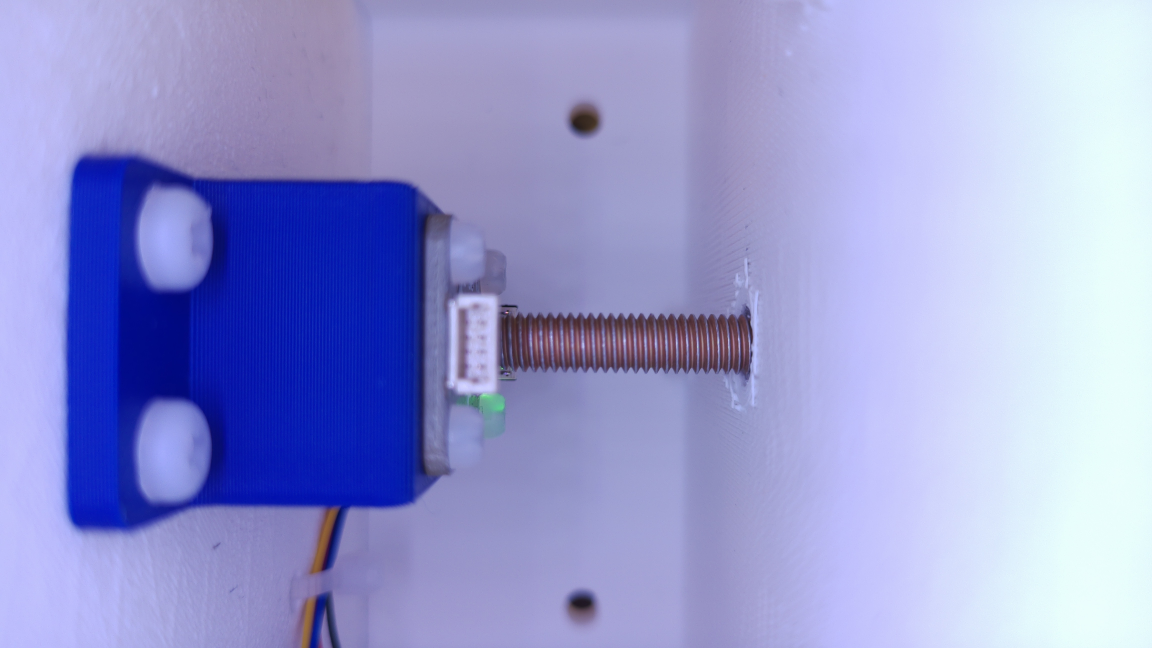
#> input picture Photos/bolt_shaft ideal.jpg, 4608 x 2592 px (shown at 1/4 size)
$ python thread_count.py
#> lines starting #> are read from the running program, lines starting #| are printed output that depends on the picture; after the words box and inside, x2 and y2 are one past the last pixel; in counts of white or black regions, pixels touching at a corner belong together
from imutils import contours
import cv2 as cv

img = cv.imread('Photos/bolt_shaft ideal.jpg')
#> img is the input picture: shape (2592, 4608, 3); mean B, G, R 210.6, 154, 150

if img is None:
    print("Image failed to load")
    exit()

lowerThresh = 50 # ideal(50), oxide(10)
upperThresh = 50 #

# Wide box to find the bolt
x1 = 2200
x2 = 2850
y1 = 1000
y2 = 1800

# preview = img.copy()
# cv.rectangle(preview, (x1,y1),(x2,y2), (0,255,0), 5) #(x1,y1),(x2,y2) measured from the top left
# cv.imshow("Wide scan for bolt", preview)

img_gray=cv.cvtColor(img, cv.COLOR_BGR2GRAY)
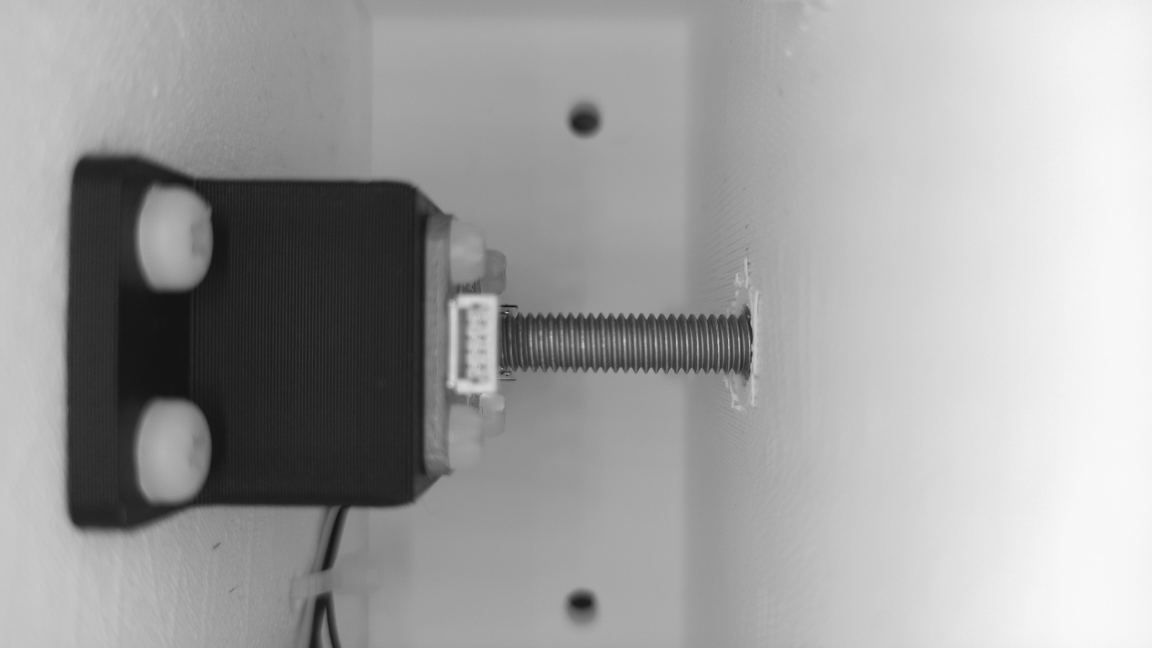
#> img_gray: shape (2592, 4608) (shown at 1/4 size); min 16, max 251, mean 159.2
# img_gray = cv.GaussianBlur(img_gray, (101, 101), 0) # kernal needs to be an odd number

canny = img_gray.copy()*0
#> canny: shape (2592, 4608); every value is 0
canny[y1:y2, x1:x2] = cv.Canny(img_gray.copy()[y1:y2, x1:x2], lowerThresh, upperThresh)
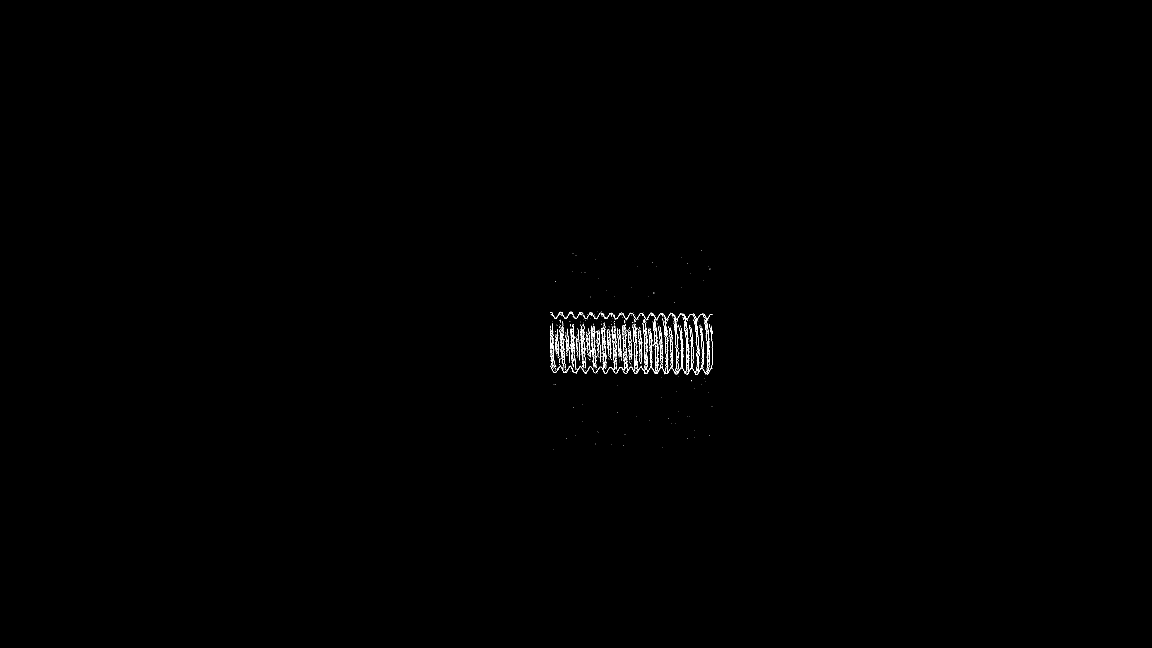
#> canny: shape (2592, 4608) (shown at 1/4 size); 0.16% white in thin lines or dots, all inside (x1, y1, x2, y2) = (2200, 1000, 2850, 1798)
canny = cv.dilate(canny, None, iterations=10) # ideal(5), oxide(3)
#> canny: shape (2592, 4608); 1.7% white; 53 white regions, largest, box (x1, y1, x2, y2) and area: (2190, 1236, 2860, 1548) 174069, (2585, 1160, 2627, 1198) 958, (2600, 1038, 2638, 1076) 898
canny = cv.erode(canny, None, iterations=4)
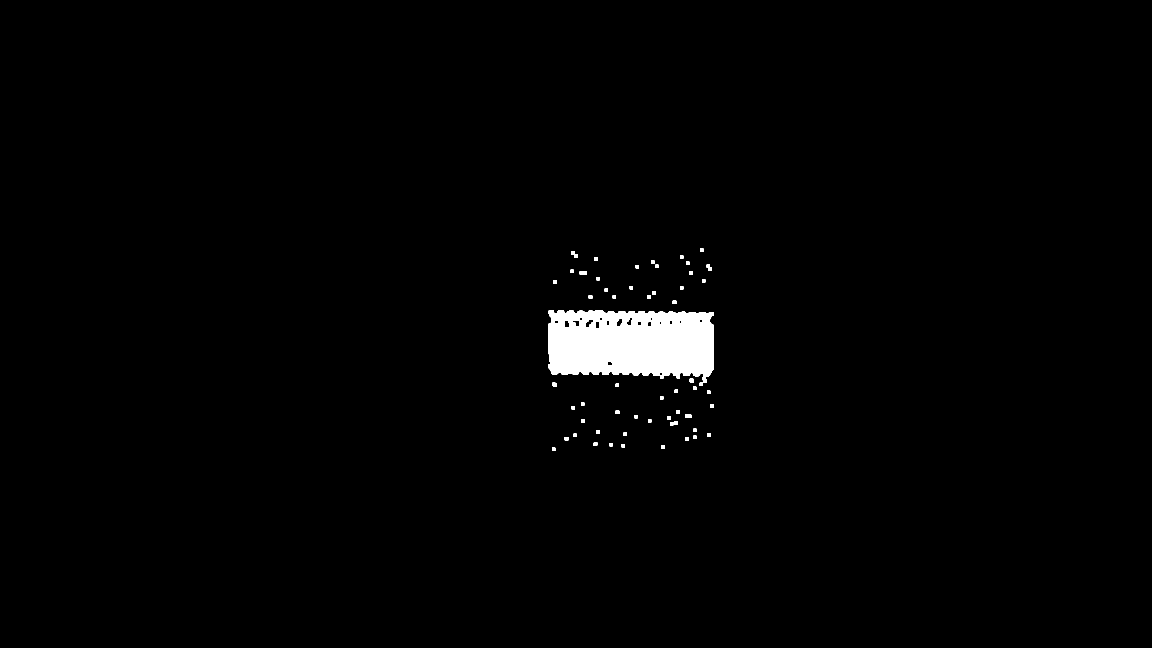
#> canny: shape (2592, 4608) (shown at 1/4 size); 1.4% white; 56 white regions

print(f'\n There are {len(canny)} canny edges')
#|  There are 2592 canny edges
cv.imshow('entire image canny', canny)

contours, hierarchies = cv.findContours(canny, cv.RETR_LIST, cv.CHAIN_APPROX_NONE)
#> contours = 74 contours; largest, box (x1, y1, x2, y2) and area: (2194, 1240, 2856, 1531) 163088, (2464, 1275, 2491, 1308) 639, (2341, 1279, 2374, 1309) 620, (2289, 1280, 2318, 1307) 535, (2381, 1284, 2400, 1314) 490

boltPhoto = img.copy()
for c in contours:
    area = cv.contourArea(c)

    if 20000 < area : # ideal(500), oxide(800)
        print(area)
        cv.drawContours(boltPhoto, [c], -1, (0, 255, 0), 2)
#> this loop made 74 passes
#> area on passes 1 to 12: 144, 144, 156, 144, 179, 156, 168, 144, 144, 168, 168, 189
#| 163088.0

cv.imshow('entire image contours', canny)
# [19 lines of commented-out code are left out]
x1 = 2200
x2 = 2900
y1 = 1240 #1240
y2 = 1255 #1255

print(img.shape)
#| (2592, 4608, 3)
roi = img[y1:y2, x1:x2] #Region of Interest image[y1:y2, x1:x2]
#cv.imshow('ROI', roi)

gray = cv.cvtColor(img, cv.COLOR_BGR2GRAY)
gray = cv.GaussianBlur(gray, (7, 7), 0) # kernal needs to be an odd number

preview = img.copy()
cv.rectangle(preview, (x1,y1),(x2,y2), (0,255,0), 5) #(x1,y1),(x2,y2) measured from the top left
cv.imshow("ROI Location", preview)

canny = gray.copy()*0
canny[y1:y2, x1:x2] = cv.Canny(gray.copy()[y1:y2, x1:x2], lowerThresh, lowerThresh)
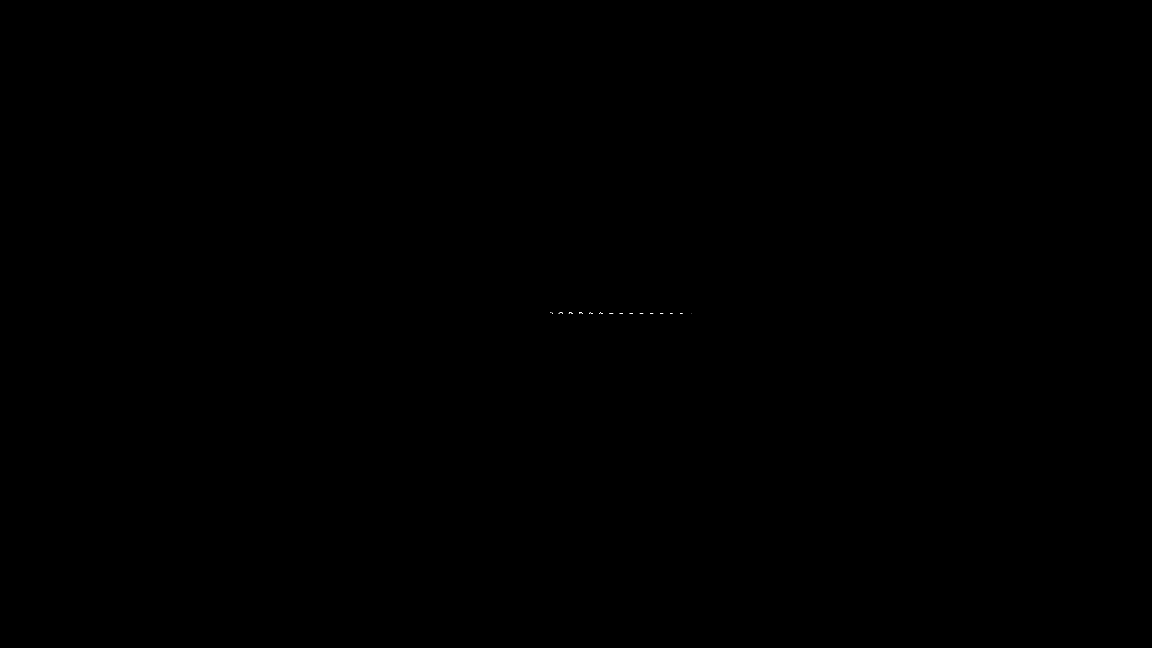
#> canny: shape (2592, 4608) (shown at 1/4 size); 0% white in thin lines or dots, all inside (x1, y1, x2, y2) = (2200, 1249, 2765, 1255)
cv.imshow('Canny Edges', canny)
cv.imwrite("Photos/output/Canny Edges Shaft.jpg", canny)

canny = cv.dilate(canny, None, iterations=6) # ideal(5), oxide(3)
#> canny: shape (2592, 4608); 0.05% white; 15 white regions, largest, box (x1, y1, x2, y2) and area: (2229, 1243, 2257, 1261) 478, (2310, 1244, 2338, 1261) 457, (2269, 1244, 2297, 1261) 454
canny = cv.erode(canny, None, iterations=1)
#> canny: shape (2592, 4608); 0.04% white; 15 white regions


contours, hierarchies = cv.findContours(canny, cv.RETR_LIST, cv.CHAIN_APPROX_NONE)
#> contours = 15 contours; largest, box (x1, y1, x2, y2) and area: (2230, 1244, 2256, 1260) 350, (2311, 1245, 2337, 1260) 332, (2270, 1245, 2296, 1260) 331, (2352, 1246, 2377, 1260) 298, (2392, 1246, 2417, 1260) 295

Contours = img.copy()
cv.drawContours(Contours, contours, -1, (0,255,0), 2) #cv.drawContours(image being drawn on, contours, which contours to draw? just use -1, color, line thickness)
cv.imwrite("Photos/output/Contours 50.jpg", Contours)
cv.imshow('Contours', Contours)

idealBoltPhoto = img.copy()
upThreads = []

for contour in contours:
    area = cv.contourArea(contour)

    if 10 < area : # ideal(500), oxide(800)
        print(area)
        upThreads.append(contour)
        cv.drawContours(idealBoltPhoto, [contour], -1, (0, 255, 0), 2)
#> this loop made 15 passes
#> area on passes 1 to 12: 100, 201, 211, 231, 230.5, 252, 253, 246, 267.5, 295, 298.5, 332
#| 100.0
#| 201.0
#| 211.0
#| 231.0
#| 230.5
#| 252.0
#| 253.0
#| 246.0
#> (further printed lines are left out)
#> after the loop, upThreads has the same summary as contours

# focuses on the lower edge
x1 = 2200
x2 = 2900
y1 = 1480
y2 = 1510

preview = img.copy()
cv.rectangle(preview, (x1,y1),(x2,y2), (0,255,0), 5) #(x1,y1),(x2,y2) measured from the top left
cv.imshow("ROI Location", preview)

cannyLow = gray.copy()*0
cannyLow[y1:y2, x1:x2] = cv.Canny(gray.copy()[y1:y2, x1:x2], lowerThresh, lowerThresh)
#> cannyLow: shape (2592, 4608); 0.01% white in thin lines or dots, all inside (x1, y1, x2, y2) = (2210, 1480, 2899, 1498)
cv.imshow('Canny Edges', cannyLow)
cv.imwrite("Photos/output/Canny Edges Shaft.jpg", cannyLow)

cannyLow = cv.dilate(cannyLow, None, iterations=6) # ideal(5), oxide(3)
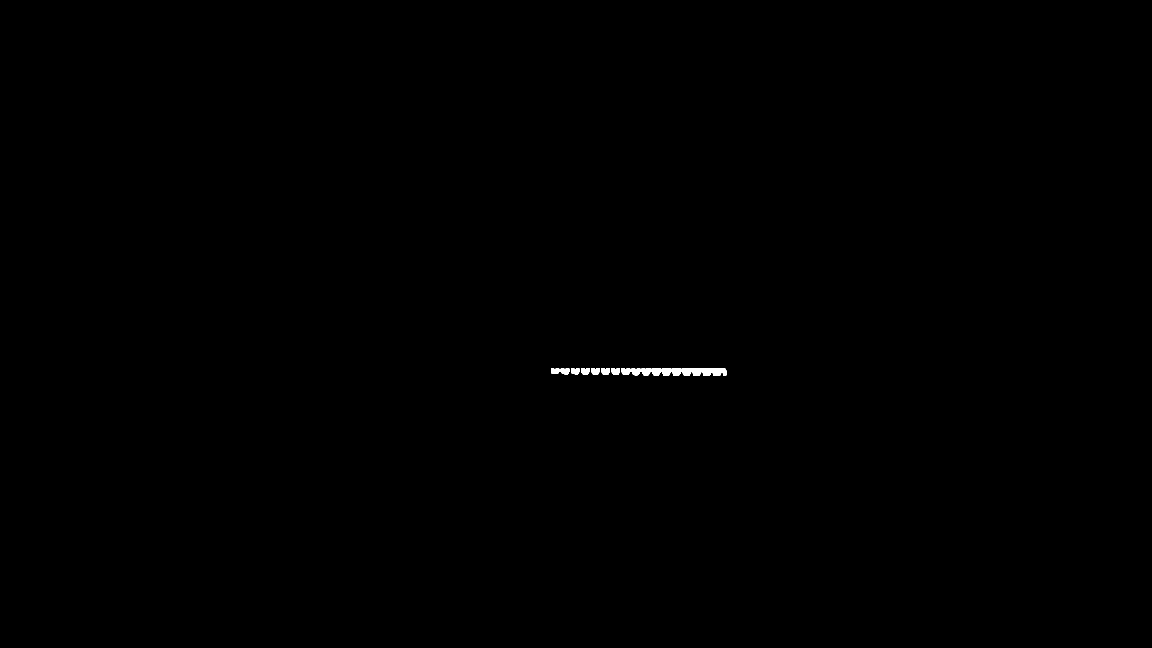
#> cannyLow: shape (2592, 4608) (shown at 1/4 size); 0.12% white; 17 white regions, largest, box (x1, y1, x2, y2) and area: (2848, 1474, 2905, 1503) 1441, (2767, 1474, 2806, 1504) 1006, (2808, 1474, 2847, 1503) 983
cannyLow = cv.erode(cannyLow, None, iterations=1)
#> cannyLow: shape (2592, 4608); 0.1% white; 17 white regions


lowContours, hierarchies = cv.findContours(cannyLow, cv.RETR_LIST, cv.CHAIN_APPROX_NONE)
#> lowContours = 17 contours; largest, box (x1, y1, x2, y2) and area: (2849, 1475, 2904, 1502) 1162, (2768, 1475, 2805, 1503) 817, (2809, 1475, 2846, 1502) 794, (2728, 1475, 2765, 1503) 788, (2688, 1475, 2724, 1502) 768

Contours = img.copy()
cv.drawContours(Contours, lowContours, -1, (0,255,0), 2) #cv.drawContours(image being drawn on, contours, which contours to draw? just use -1, color, line thickness)
cv.imwrite("Photos/output/Contours 50.jpg", Contours)
cv.imshow('Contours', Contours)

lowThreads = []

for contour in lowContours:
    area = cv.contourArea(contour)

    if 10 < area : # ideal(500), oxide(800)
        print(area)
        lowThreads.append(contour)
        cv.drawContours(idealBoltPhoto, [contour], -1, (0, 255, 0), 2)
#> this loop made 17 passes
#> area on passes 1 to 12: 1162, 794, 817, 787.5, 767.5, 736, 705.5, 654.5, 639, 599.5, 572, 558
#| 1162.0
#| 794.0
#| 817.0
#| 787.5
#| 767.5
#| 736.0
#| 705.5
#| 654.5
#> (further printed lines are left out)
#> after the loop, lowThreads has the same summary as lowContours

#cv.drawContours(idealBoltPhoto, contours, -1, (0,255,0), 10) #cv.drawContours(image being drawn on, contours, which contours to draw? just use -1, color, line thickness)
cv.imshow('Contours', idealBoltPhoto)
cv.imwrite("Photos/output/Contours on the Ideal Bolt.jpg", idealBoltPhoto)

print(f'\n There are {len(lowThreads)} threads in the image') # Should be 24 when looking at just the threads
#|  There are 17 threads in the image


cv.waitKey(0)

$ run again, with Photos/bolt_head black.jpg copied over Photos/bolt_shaft ideal.jpg
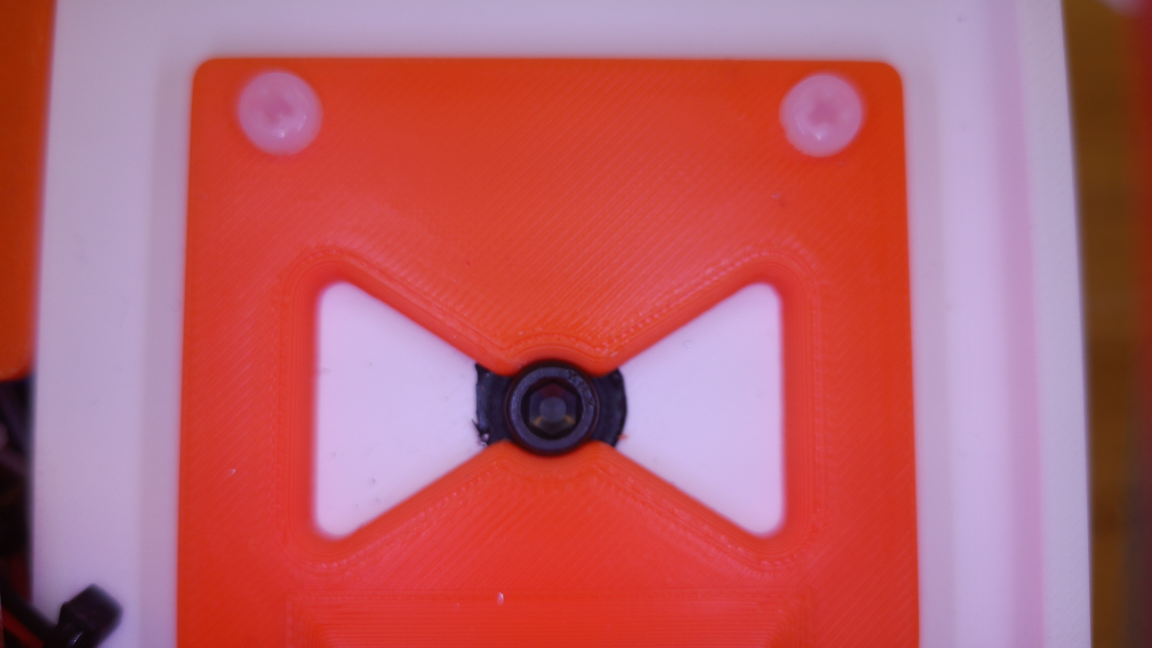
#> input picture Photos/bolt_head black.jpg, 4608 x 2592 px (shown at 1/4 size)
#> img is the input picture: shape (2592, 4608, 3); mean B, G, R 107.5, 98, 185.9
#> `img_gray=cv.cvtColor(img, cv.COLOR_BGR2GRAY)`:
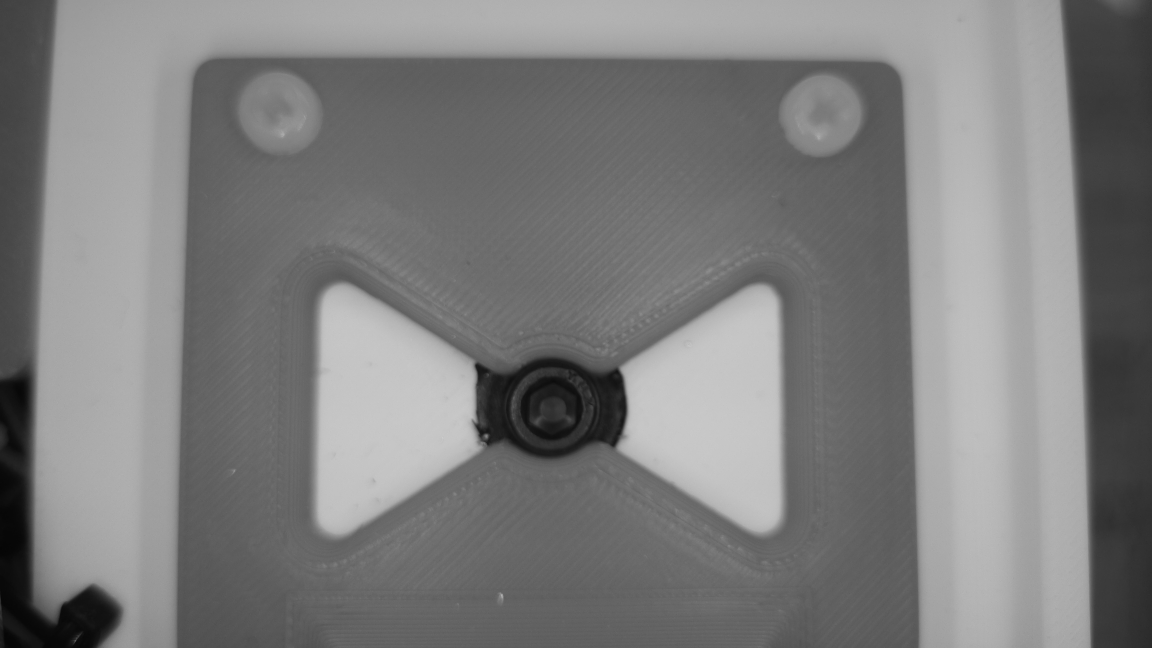
#> img_gray: shape (2592, 4608) (shown at 1/4 size); min 4, max 208, mean 125.3
#> `canny = cv.erode(canny, None, iterations=4)`:
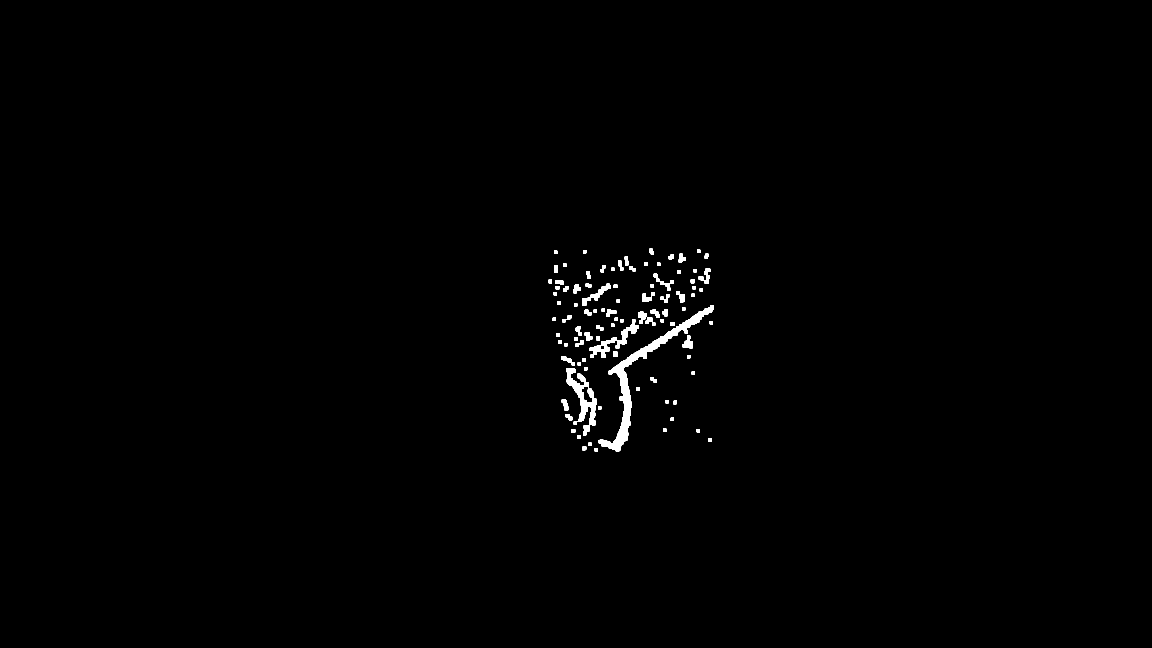
#> canny: shape (2592, 4608) (shown at 1/4 size); 0.62% white; 94 white regions
#|  There are 2592 canny edges
#> `contours, hierarchies = cv.findContours(canny, cv.RETR_LIST, cv.CHAIN_..`: contours = 96 contours; largest, box (x1, y1, x2, y2) and area: (2395, 1222, 2856, 1806) 23616, (2266, 1473, 2388, 1741) 11572, (2359, 1277, 2555, 1432) 5812, (2330, 1135, 2443, 1224) 2111, (2325, 1544, 2372, 1611) 1627
#> the loop `for c in contours:` made 96 passes
#> area on passes 1 to 8: 156, 204, 156, 144, 168, 180, 144, 156
#> (printed output is left out)
#| (2592, 4608, 3)
#> `contours, hierarchies = cv.findContours(canny, cv.RETR_LIST, cv.CHAIN_..`: contours = []
#> lowContours = 2 contours; box (x1, y1, x2, y2) and area: (2464, 1475, 2502, 1515) 744, (2316, 1502, 2331, 1514) 151
#> the loop `for contour in lowContours:` made 2 passes
#> area on passes 1 to 2: 151, 744
#> (printed output is left out)
#> after the loop `for contour in lowContours:`: lowThreads has the same summary as lowContours
#|  There are 2 threads in the image
